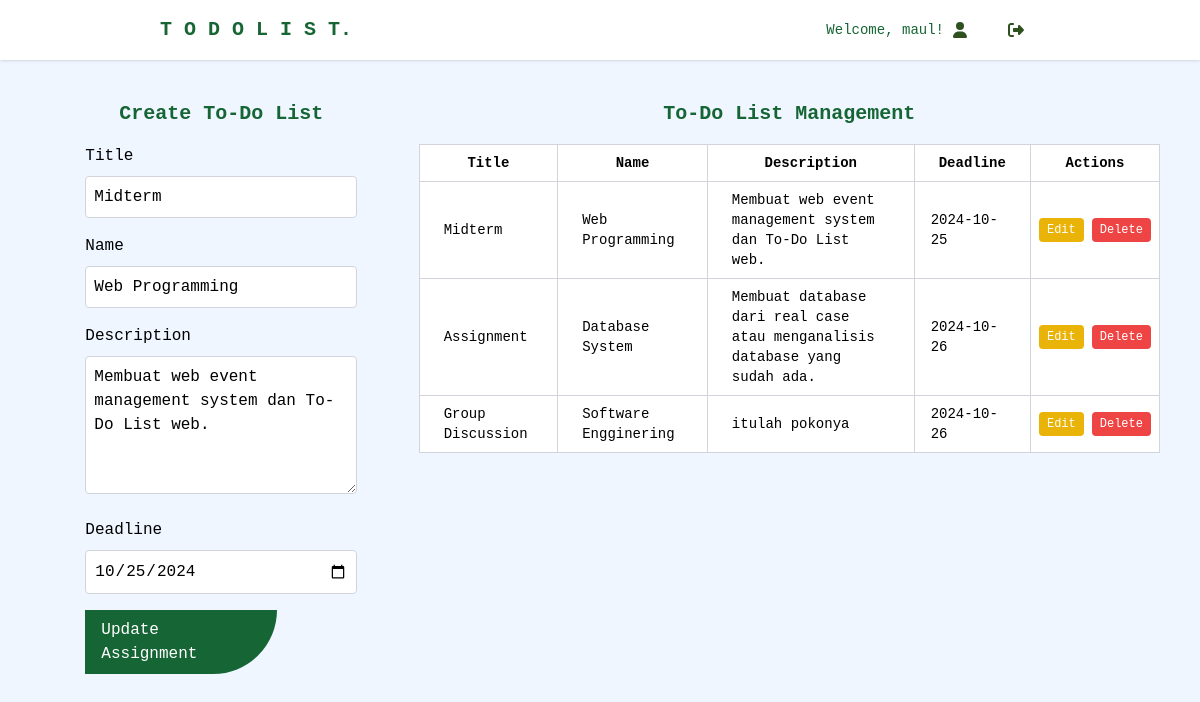
Page /src/assignment.php?edit=19 (signed in) on the committed database.
### tables this page shows
CREATE TABLE `assignments` (
  `id` int(11) NOT NULL,
  `title` varchar(100) NOT NULL,
  `name` varchar(100) DEFAULT NULL,
  `description` varchar(255) DEFAULT NULL,
  `deadline` date NOT NULL,
  `status` enum('unfinished','completed') DEFAULT 'unfinished'
);

### src/assignment.php (the view, shortened to what this page needs)
<?php
include('config.php');
$editAssignment = [];
if (isset($_GET['edit'])) {
    $assignment_id = $_GET['edit'];
    $query = "SELECT * FROM assignments WHERE id = ?";
    $stmt = $conn->prepare($query);
    $stmt->bind_param("i", $assignment_id);
    $stmt->execute();
    $result = $stmt->get_result();
    if ($result->num_rows > 0) {
        $editAssignment = $result->fetch_assoc();
    } else {
        $_SESSION['errorMessage'] = "Assignment not found.";
    }
}
$query = "SELECT * FROM assignments";
$result = $conn->query($query);
?>
<!DOCTYPE html>
<html lang="en">
<head>
    <link href="../css/output.css" rel="stylesheet">
</head>
<body class="bg-blue-50 font-mono">
    <?php include 'navbar.php'; ?>
    <div class="container mx-auto max-w-7xl p-">
        <div class="grid grid-cols-1 lg:grid-cols-3 gap-4 m-10">
            <div class="lg:col-span-1 w-full lg:w-3/4 mx-auto">
                <h3 class="text-xl font-bold mb-4 text-center text-green-800">Create To-Do List</h3>
                <form action="assignment.php" method="POST" class="mb-6">
                    <div class="mb-4">
                        <label for="title" class="block mb-2">Title</label>
                        <input type="text" id="title" name="title" placeholder="Enter Title" value="<?= isset($_GET['edit']) ? htmlspecialchars($editAssignment['title']) : '' ?>" required class="border border-gray-300 p-2 w-full rounded">
                    </div>
                    <div class="mb-4">
                        <label for="name" class="block mb-2">Name</label>
                        <input type="text" id="name" name="name" placeholder="Enter Name" value="<?= isset($_GET['edit']) ? htmlspecialchars($editAssignment['name']) : '' ?>" required class="border border-gray-300 p-2 w-full rounded">
                    </div>
                    <div class="mb-4">
                        <label for="description" class="block mb-2">Description</label>
                        <textarea id="description" name="description" placeholder="Description..." rows="5" required class="border border-gray-300 p-2 w-full rounded"><?= isset($_GET['edit']) ? htmlspecialchars($editAssignment['description']) : '' ?></textarea>
                    </div>
                    <div class="mb-4">
                        <label for="deadline" class="block mb-2">Deadline</label>
                        <input type="date" id="deadline" name="deadline" value="<?= isset($_GET['edit']) ? htmlspecialchars($editAssignment['deadline']) : '' ?>" required class="border border-gray-300 p-2 w-full rounded">
                    </div>
                    <div class="flex justify-start">
                        <button type="submit" class="bg-green-800 hover:bg-green-700 text-white px-4 py-2 w-48 p-2 rounded-ee-full text-start">
                            <?= isset($_GET['edit']) ? 'Update Assignment' : 'Submit' ?>
                        </button>
                    </div>
                </form>
            </div>
            <div class="lg:col-span-2 w-full mx-auto">
                <h3 class="text-xl font-bold mb-4 text-center text-green-800">To-Do List Management</h3>
                <table class="min-w-full border-collapse bg-white border border-gray-200 mt-4 text-sm w-full">
                    <thead>
                        <tr>
                            <th class="border border-gray-300 px-6 py-2">Title</th>
                            <th class="border border-gray-300 px-6 py-2">Name</th>
                            <th class="border border-gray-300 px-6 py-2">Description</th>
                            <th class="border border-gray-300 px-6 py-2">Deadline</th>
                            <th class="border border-gray-300 px-6 py-2">Actions</th>
                        </tr>
                    </thead>
                    <tbody>
                        <?php if ($result->num_rows > 0): ?>
                            <?php while ($row = $result->fetch_assoc()): ?>
                                <tr>
                                    <td class="border border-gray-300 px-6 py-2"><?= htmlspecialchars($row['title']) ?></td>
                                    <td class="border border-gray-300 px-6 py-2"><?= htmlspecialchars($row['name']) ?></td>
                                    <td class="border border-gray-300 px-6 py-2"><?= htmlspecialchars($row['description']) ?></td>
                                    <td class="border border-gray-300 px-4 py-2"><?= htmlspecialchars($row['deadline']) ?></td>
                                    <td class="border border-gray-300 px-2 py-2">
                                    <div class="flex space-x-2">
                                        <a href="assignment.php?edit=<?= $row['id'] ?>" class="bg-yellow-500 text-white text-xs px-2 py-1 rounded">Edit</a>
                                        <a href="assignment.php?delete=<?= $row['id'] ?>" class="bg-red-500 text-white text-xs px-2 py-1 rounded">Delete</a>
                                    </div>
                                </td>
                                </tr>
                            <?php endwhile; ?>
                        <?php else: ?>
                            <tr>
                                <td colspan="5" class="text-center border border-gray-300 px-6 py-2">No assignments found.</td>
                            </tr>
                        <?php endif; ?>
                    </tbody>
                </table>
            </div>
        </div>
    </div>
</body>
</html>

### rows in the picture
assignments: title "Midterm", name "Web Programming", description "Membuat web event management system dan To-Do List web.", deadline "10/25/2024", deadline "2024-10-25"
assignments: title "Assignment", name "Database System", description "Membuat database dari real case atau menganalisis database yang sudah ada.", deadline "2024-10-26"
assignments: title "Group Discussion", name "Software Engginering", description "itulah pokonya", deadline "2024-10-26"

### other values in the picture
$username "maul"
